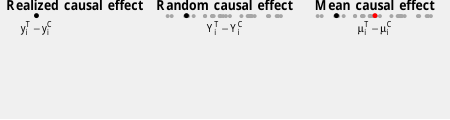

This chart was generated by the following R code:
# This script generates a graphical explanation of KKV's notion
# of causality. It returns a pdf.
# setup workspace ==========================================
rm(list = ls())
set.seed(12345)
library(extrafont)
loadfonts()

# definitions ----------------------------------------------
N <- 30
x <- runif(N, min = 0, max = 1)
realized_x <- quantile(x, .1)

# generate plot --------------------------------------------
pdf(
  file = "~/github/teaching/ws1718/fors_des/04/demonstrate_causal_effect.pdf",
  width = 7, height = 1.2, family = "CMU Sans Serif"
)
par(bg = '#F0F0F0', mfrow = c(1, 3), mai = c(0, 0, .5, .1))

# (1) realized causal effect
plot(
  x, dunif(x), xlim = c(0, 1), ylim = c(.9, 1), typ = 'n',
  xaxt = "n", yaxt = 'n', xlab = '', ylab = '', bty = 'n',
  main = "Realized causal effect"
)
points(realized_x, dunif(realized_x), pch = 16, col = 'black')
text(
  x = realized_x, y = dunif(realized_x),
  label = expression(y[i]^T - y[i]^C), adj = c(.5, 1.4)
)

# (2) random causal effect
plot(
  x, dunif(x), xlim = c(0, 1), ylim = c(.9, 1), typ = 'n',
  xaxt = "n", yaxt = 'n', xlab = '', ylab = '', bty = 'n',
  main = "Random causal effect"
)

points(x, dunif(x), pch = 16, col = 'grey65', cex = .8)
points(realized_x, dunif(realized_x), pch = 16, col = 'black')
text(
  x = 0.5, y = dunif(0.5),
  label = expression(Y[i]^T - Y[i]^"C"), adj = c(0.5, 1.4)
)

# (3) mean causal effect
plot(
  x, dunif(x), xlim = c(0, 1), ylim = c(.9, 1), typ = 'n',
  xaxt = "n", yaxt = 'n', xlab = '', ylab = '', bty = 'n',
  main = "Mean causal effect"
)
points(x, dunif(x), pch = 16, col = 'grey65', cex = .8)
points(realized_x, dunif(realized_x), pch = 16, col = 'black')
points(.5, dunif(.5), pch = 16, col = "red")
text(x = 0.5, y = dunif(0.5),
  label = expression(mu[i]^T - mu[i]^"C"), adj = c(0.5, 1.4)
)
dev.off()
